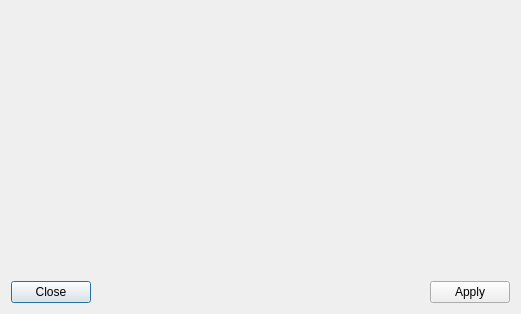
<?xml version="1.0" encoding="UTF-8"?>
<ui version="4.0">
 <class>PCBSDUserManager</class>
 <widget class="QDialog" name="PCBSDUserManager">
  <property name="geometry">
   <rect>
    <x>0</x>
    <y>0</y>
    <width>521</width>
    <height>314</height>
   </rect>
  </property>
  <property name="windowTitle">
   <string>PC-BSD User Manager</string>
  </property>
  <property name="windowIcon">
   <iconset resource="pcbsdusermanager.qrc">
    <normaloff>:/add_user.png</normaloff>:/add_user.png</iconset>
  </property>
  <layout class="QVBoxLayout" name="verticalLayout">
   <item>
    <widget class="QWidget" name="widgetUserContainer" native="true">
     <property name="sizePolicy">
      <sizepolicy hsizetype="Preferred" vsizetype="MinimumExpanding">
       <horstretch>0</horstretch>
       <verstretch>0</verstretch>
      </sizepolicy>
     </property>
    </widget>
   </item>
   <item>
    <layout class="QHBoxLayout" name="horizontalLayout">
     <item>
      <widget class="QPushButton" name="pushClose">
       <property name="text">
        <string>Close</string>
       </property>
      </widget>
     </item>
     <item>
      <spacer name="horizontalSpacer">
       <property name="orientation">
        <enum>Qt::Horizontal</enum>
       </property>
       <property name="sizeHint" stdset="0">
        <size>
         <width>188</width>
         <height>20</height>
        </size>
       </property>
      </spacer>
     </item>
     <item>
      <widget class="QPushButton" name="pushSave">
       <property name="text">
        <string>Apply</string>
       </property>
       <property name="icon">
        <iconset resource="pcbsdusermanager.qrc">
         <normaloff>:/button_ok.png</normaloff>:/button_ok.png</iconset>
       </property>
      </widget>
     </item>
    </layout>
   </item>
  </layout>
 </widget>
 <resources>
  <include location="pcbsdusermanager.qrc"/>
 </resources>
 <connections/>
</ui>
